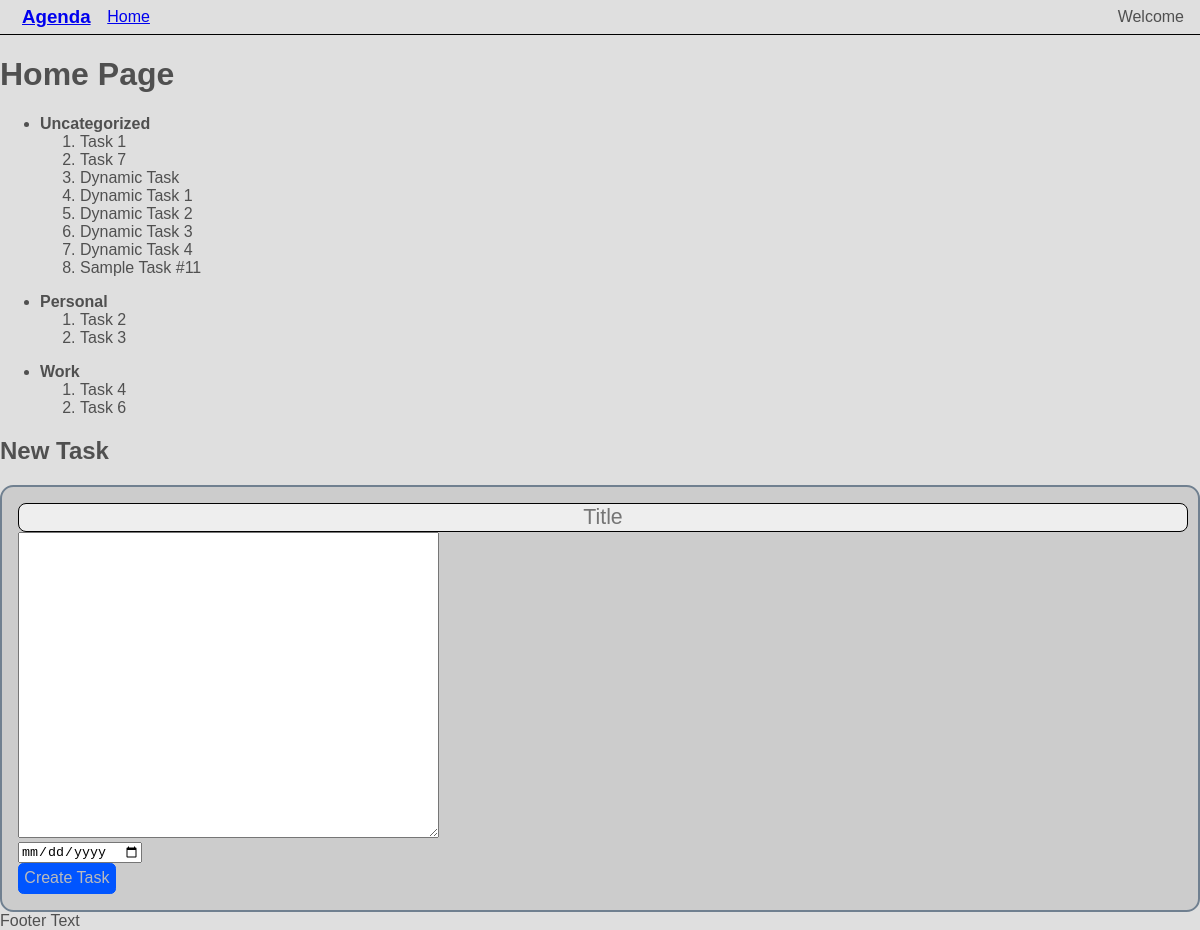
Before: /home (signed in) with the older database file.
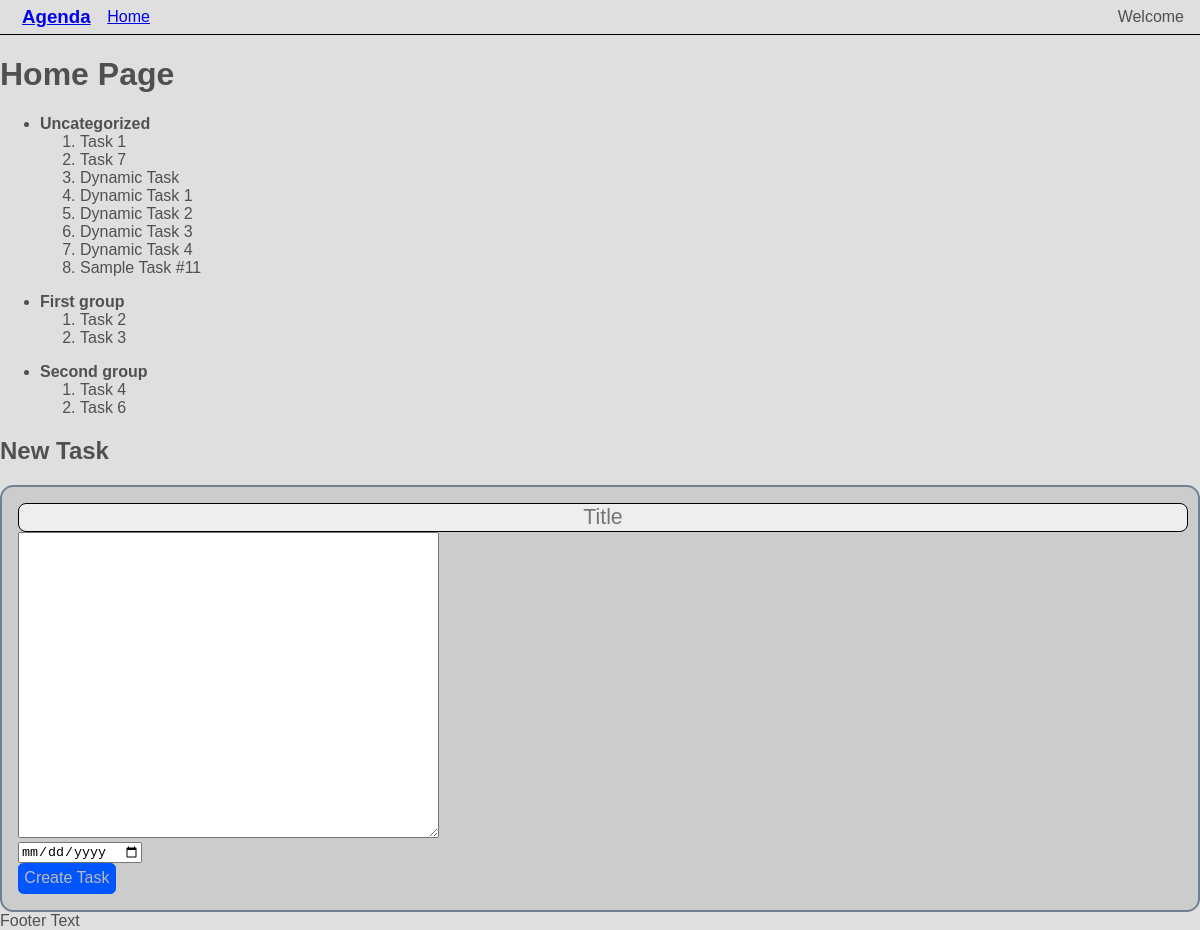
After: the same page with the newer database file.
### agenda/models.py (models this page shows)
class Task(models.Model):
  title = models.CharField("title", max_length=128)
  description = models.CharField("description", max_length=512,  blank=True, null=True)
  due_date = models.DateField("due_date",  blank=True, null=True)
  completion_status = models.BooleanField("completed", default=False, blank=True)
  owner = models.ForeignKey(User, on_delete=models.CASCADE)
  group = models.ForeignKey(TaskGroup, on_delete=models.SET_NULL, default=None, blank=True, null=True)

class TaskGroup(models.Model):
  title = models.CharField("title", max_length=128)
  owner = models.ForeignKey(User, on_delete=models.DO_NOTHING)

### agenda/views.py (the view)
# urls.py: path("home", views.home_view, name="home"),
@login_required(login_url="/login")
def home_view(request):
  user = request.user
  tasks = dict()
  for task in user.task_set.all():
    if task.group not in tasks:
      tasks[task.group] = list()
    tasks[task.group].append(task)
  return render(request, "agenda/home.html", {'tasks': tasks})

### agenda/templates/agenda/home.html (shortened to what this page needs)
{% extends './base/main_page.html' %}
{% load static %}
{% block content %}
<h1>Home Page</h1>
{% for group, task_list in tasks.items %}
<ul>
  <li>
    <b>{% if group %} {{ group.title }} {% else %} Uncategorized {% endif %}</b>
    <ol>
      {% for task in task_list %}
      <li>{{ task.title }}</li>
      {% endfor %}
    </ol>
  </li>
</ul>
{% empty %}
<h3>There are no tasks yet.</h3>
{% endfor %}
<h2>New Task</h2>
<form id="new-task-form">
  <div>
    <input id="new-task-title-field" type="text" placeholder="Title" required>
  </div>
  <div>
    <textarea id="new-task-description-field" rows="20" cols="50"></textarea>
  </div>
  <div>
    <input id="new-task-due-date-field" type="date">
  </div>
  <input type="submit" value="Create Task">
</form>
{% endblock %}

### agenda/templates/agenda/base/main_page.html (shortened to what this page needs)
<!DOCTYPE html>
{% load static %}
<html lang="en-US">
<head>
  <link rel="stylesheet" href="{% static 'basic_light/basic_light.css' %}">
</head>
<body class="layout-page">
  <nav class="layout-header">
    <ul class="nav-menu-primary">
      <li><a href="{% url 'index' %}"><h3 style="margin: 3px; padding: 3px;">Agenda</h3></a></li>
      {% if user.is_authenticated %}
      <li><a href="{% url 'home' %}">Home</a></li>
      {% endif %}
    </ul>
    <ul class="nav-menu-secondary">
      {% if not user.is_authenticated %}
      <li><a href="{% url 'login' %}"><button class="button-primary">Log In</button></a></li>
      <li><a href="{% url 'register' %}"><button class="button-primary">Register</button></a></li>
      {% else %}
      <li>Welcome</li>
      {% endif %}
    </ul>
  </nav>
  <div class="layout-body">
    {% block content %}{% endblock %}
  </div>
  <div class="layout-page-footer">
    Footer Text
  </div>
</body>
</html>

### agenda/static/basic_light/basic_light.css (style rules this page uses)
html > body { position: absolute; inset: 0px 0px 0px 0px; padding: 0px; margin: 0px; font-family: sans-serif; font-size: 12pt; background-color: #dfdfdfff; color: #505050ff; }

### agenda/static/basic_light/layouts/page_layout.css (style rules this page uses)
.layout-page { display: flex; flex-direction: column; }
.layout-page > .layout-header { flex-grow: 0; }
.layout-page > .layout-body { flex-grow: 1; }

### agenda/static/basic_light/elements/navigation.css (style rules this page uses)
nav { display: flex; flex-direction: row; border-bottom: 1px solid black; padding-left: 8pt; padding-right: 8pt; }
nav > ul { margin: 0px; padding: 0px; list-style: none; display: flex; flex-direction: row; }
nav > ul > li { margin: 0px; padding: 0px; display: flex; flex-direction: column; justify-content: center; }
.nav-menu-secondary { margin-left: auto; }
.nav-menu-primary > * { margin-left: 4pt; margin-right: 4pt; }
.nav-menu-secondary > * { margin-left: 4pt; margin-right: 4pt; }

### agenda/static/basic_light/elements/input.css (style rules this page uses)
input[type="text"], input[type="password"], input[type="email"] { background-color: #eeeeeeff; font-size: 16pt; display: block; width: 100%; border: 1px solid black; border-radius: 6pt; text-align: center; }
input[type="submit"] { content: "Submit"; background-color: #0055ffff; border: 1px solid #0055ffff; color: #bbbbbbff; font-size: 12pt; border-radius: 4pt; padding: 4pt; }

### agenda/static/basic_light/elements/form.css (style rules this page uses)
form { background-color: #ccccccff; border: 2px solid slategray; border-radius: 10pt; padding: 12pt; }

Changed rows visible on the page:
changed TaskGroup: title "Personal" → "First group"
changed TaskGroup: title "Work" → "Second group"
